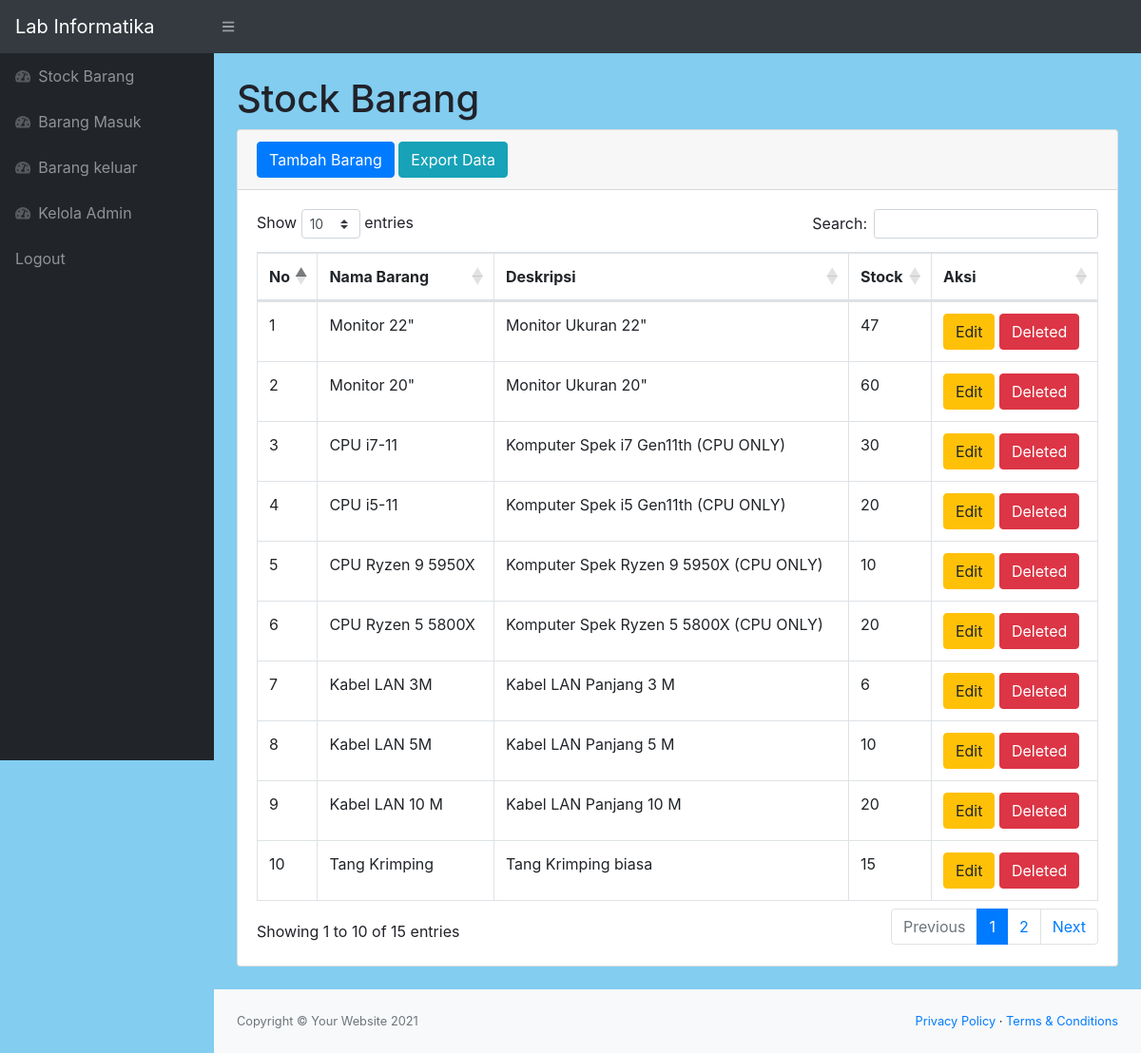
Page / (signed in) on the committed database.
### tables this page shows
CREATE TABLE `stock` (
  `idbarang` int(11) NOT NULL,
  `namabarang` varchar(25) NOT NULL,
  `deskripsi` varchar(50) NOT NULL,
  `stock` int(11) NOT NULL
);

### index.php (the view, shortened to what this page needs)
<?php
    require 'function.php';
?>
<!DOCTYPE html>
<html lang="en">
    <head>
        <link href="css/styles.css" rel="stylesheet" />
        <link href="https://cdn.datatables.net/1.10.20/css/dataTables.bootstrap4.min.css" rel="stylesheet" />
    </head>
    <body class="sb-nav-fixed">
        <nav class="sb-topnav navbar navbar-expand navbar-dark bg-dark">
            <a class="navbar-brand ps-3" href="index.php">Lab Informatika</a>
            <button class="btn btn-link btn-sm order-1 order-lg-0 me-4 me-lg-0" id="sidebarToggle" href="#!"><i class="fas fa-bars"></i></button>
        </nav>
        <div id="layoutSidenav">
            <div id="layoutSidenav_nav">
                <nav class="sb-sidenav accordion sb-sidenav-dark" id="sidenavAccordion">
                    <div class="sb-sidenav-menu">
                        <div class="nav">
                            <a class="nav-link" href="index.php">
                                <div class="sb-nav-link-icon"><i class="fas fa-tachometer-alt"></i></div>
                                Stock Barang
                            </a>
                            <a class="nav-link" href="masuk.php">
                                <div class="sb-nav-link-icon"><i class="fas fa-tachometer-alt"></i></div>
                                Barang Masuk
                            </a>
                            <a class="nav-link" href="keluar.php">
                                <div class="sb-nav-link-icon"><i class="fas fa-tachometer-alt"></i></div>
                                Barang keluar
                            </a>
                            <a class="nav-link" href="admin.php">
                                <div class="sb-nav-link-icon"><i class="fas fa-tachometer-alt"></i></div>
                                Kelola Admin
                            </a>
                            <a class="nav-link" href="logout.php">
                                Logout
                            </a>
                        </div>
                    </div>
                </nav>
            </div>
            <div id="layoutSidenav_content">
                <main>
                    <div class="container-fluid">
                        <h1 class="mt-4">Stock Barang</h1>
                        <div class="card mb-4">
                            <div class="card-header">
                            <button type="button" class="btn btn-primary" data-toggle="modal" data-target="#myModal">Tambah Barang </button>
                            <a href="export.php" class="btn btn-info">Export Data</a>
                            </div>
                            <div class="card-body">
                                <div class="table-responsive">
                                    <table class="table table-bordered" id="dataTable" width="100%" cellspacing="0">
                                        <thead>
                                            <tr>
                                                <th>No</th>
                                                <th>Nama Barang</th>
                                                <th>Deskripsi</th>
                                                <th>Stock</th>
                                                <th>Aksi</th>
                                            </tr>
                                        </thead>
                                        <tbody>
                                            <?php
                                            $ambilsemuadatastock = mysqli_query($conn, "select * from stock");
                                            $i = 1;
                                            while($data=mysqli_fetch_array($ambilsemuadatastock)){
                                                $namabarang = $data['namabarang'];
                                                $deskripsi = $data['deskripsi'];
                                                $stock = $data['stock'];
                                                $idb = $data['idbarang']
                                            ?>
                                            <tr>
                                                <td><?=$i++;?></td>
                                                <td><?=$namabarang;?></td>
                                                <td><?=$deskripsi;?></td>
                                                <td><?=$stock;?></td>
                                                <td>
                                                <button type="button" class="btn btn-warning" data-toggle="modal" data-target="#edit<?=$idb;?>">
                                                Edit
                                                </button>
                                                <button type="button" class="btn btn-danger" data-toggle="modal" data-target="#delete<?=$idb;?>">
                                                Deleted
                                                </button>
                                                </td>
                                            </tr>
                                            <?php
                                            };
                                            ?>
                                        </tbody>
                                    </table>
                                </div>
                            </div>
                        </div>
                    </div>
                </main>
                <footer class="py-4 bg-light mt-auto">
                    <div class="container-fluid">
                        <div class="d-flex align-items-center justify-content-between small">
                            <div class="text-muted">Copyright &copy; Your Website 2021</div>
                            <div>
                                <a href="#">Privacy Policy</a>
                                &middot;
                                <a href="#">Terms &amp; Conditions</a>
                            </div>
                        </div>
                    </div>
                </footer>
            </div>
        </div>
    </body>
</html>

### rows in the picture
stock: namabarang "Monitor 22\"", deskripsi "Monitor Ukuran 22\"", stock "47"
stock: namabarang "Monitor 20\"", deskripsi "Monitor Ukuran 20\"", stock "60"
stock: namabarang "CPU i7-11", deskripsi "Komputer Spek i7 Gen11th (CPU ONLY)", stock "30"
stock: namabarang "CPU i5-11", deskripsi "Komputer Spek i5 Gen11th (CPU ONLY)", stock "20"
stock: namabarang "CPU Ryzen 9 5950X", deskripsi "Komputer Spek Ryzen 9 5950X (CPU ONLY)", stock "10"
stock: namabarang "CPU Ryzen 5 5800X", deskripsi "Komputer Spek Ryzen 5 5800X (CPU ONLY)", stock "20"
stock: namabarang "Kabel LAN 3M", deskripsi "Kabel LAN Panjang 3 M", stock "6"
stock: namabarang "Kabel LAN 5M", deskripsi "Kabel LAN Panjang 5 M", stock "10"
stock: namabarang "Kabel LAN 10 M", deskripsi "Kabel LAN Panjang 10 M", stock "20"
stock: namabarang "Tang Krimping", deskripsi "Tang Krimping biasa", stock "15"
